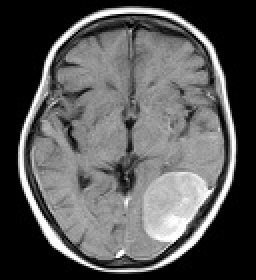
#> input picture tst2.jpg, 128 x 140 px (shown 2 times larger)
$ python 'NeuralGas Image Segmentation.py'
#> lines starting #> are read from the running program, lines starting #| are printed output that depends on the picture
import numpy as np
import matplotlib.pyplot as plt
from skimage import io, img_as_float
from sklearn.preprocessing import StandardScaler

class NeuralGas:
    def __init__(self, n_units=10, max_iter=100, eta_start=0.5, eta_end=0.01, lambda_start=30, lambda_end=0.1):
        self.n_units = n_units
        self.max_iter = max_iter
        self.eta_start = eta_start
        self.eta_end = eta_end
        self.lambda_start = lambda_start
        self.lambda_end = lambda_end
        self.units = None

    def _update_learning_rate(self, i):
        return self.eta_start * (self.eta_end / self.eta_start) ** (i / self.max_iter)

    def _update_neighborhood_range(self, i):
        return self.lambda_start * (self.lambda_end / self.lambda_start) ** (i / self.max_iter)

    def train(self, data):
        n_samples, n_features = data.shape
#> n_samples = 17920; n_features = 3
        self.units = np.random.rand(self.n_units, n_features)

        for i in range(self.max_iter):
            # Print iteration
            print(f"Iteration {i + 1}/{self.max_iter}")

            eta = self._update_learning_rate(i)
            lambd = self._update_neighborhood_range(i)

            indices = np.random.permutation(n_samples)
            for index in indices:
                x = data[index]
                dists = np.linalg.norm(self.units - x, axis=1)
                ranking = np.argsort(dists)

                for rank, idx in enumerate(ranking):
                    influence = np.exp(-rank / lambd)
                    self.units[idx] += eta * influence * (x - self.units[idx])
#> after the loop, self.units = [[0.904, 0.904, 0.904], [-1.09, -1.09, -1.09], [1.87, 1.87, 1.87], [0.504, 0.504, 0.504], [-0.314, -0.314, -0.314]]

    def assign_clusters(self, data):
        dists = np.linalg.norm(self.units[:, np.newaxis, :] - data, axis=2)
        return np.argmin(dists, axis=0)

# Load an image
image_path = 'tst2.jpg'
image = img_as_float(io.imread(image_path))
pixels = image.reshape(-1, 3)  # Reshape image to a 2D array of pixels

# Normalize pixel data
scaler = StandardScaler()
pixels_normalized = scaler.fit_transform(pixels)

# Train Neural Gas
ng = NeuralGas(n_units=5, max_iter=10)
ng.train(pixels_normalized)

# Assign clusters to pixels
cluster_assignment = ng.assign_clusters(pixels_normalized)
#> cluster_assignment = 17920 values, max 4 at index 443, min 0 at index 568, mean 1.57

# Reshape cluster assignments into the image shape
segmented_image = cluster_assignment.reshape(image.shape[0], image.shape[1])
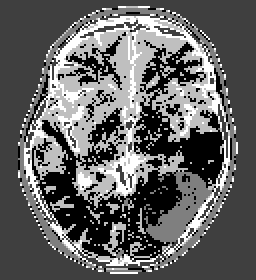
#> segmented_image: shape (140, 128) int64 (shown 2 times larger); min 0, max 4, mean 1.57; drawn with min black and max white

# Plot the original and segmented images
plt.figure(figsize=(12, 6))
plt.subplot(1, 2, 1)
plt.imshow(image)
plt.title('Original Image')
plt.axis('off')

plt.subplot(1, 2, 2)
plt.imshow(segmented_image, cmap='viridis')
plt.title('NGN Segmented Image')
plt.axis('off')

plt.show()
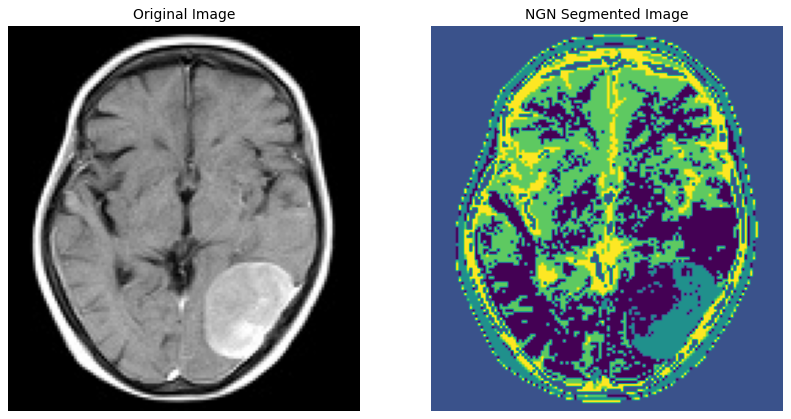
#> figure drawn by matplotlib, 2 panels
